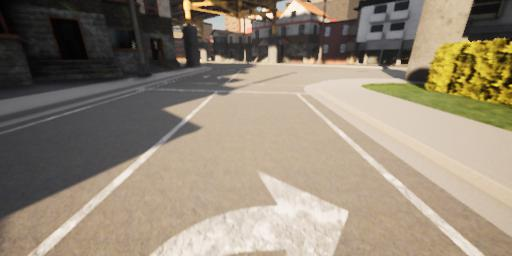
#> input picture v1/photos/lanes2.jpg, 512 x 256 px, found by its file name; its folder holds 4 pictures in this run
$ python pipeline_v2.py
#> lines starting #> are read from the running program, lines starting #| are printed output that depends on the picture; after the words box and inside, x2 and y2 are one past the last pixel; in counts of white or black regions, pixels touching at a corner belong together
import cv2 as cv
import matplotlib.pyplot as plt
import numpy as np

# PARAMETERS
VAL = 1
IMAGE_FILE_NAME = './v1/photos/lanes{}.jpg'.format(VAL)
IMAGE_DEST_NAME = './v1/results/lanes{}.png'.format(VAL)

BLUR_KERNEL_SIZE = 5

CANNY_EDGE_LOW_T = 50
CANNY_EDGE_HIGH_T = 200
SOBEL_L_THRESHOLD = 150

PERSPECTIVE_WARP_SRC=np.float32([(0.4,0.3),(0.6,0.3),(0.1,1),(1,1)])
PERSPECTIVE_WARP_DST=np.float32([(0,0), (1, 0), (0,1), (1,1)])

# UTILS
def get_image(file_name=IMAGE_FILE_NAME, show=False):
#> called with file_name = './v1/photos/lanes2.jpg', show = False
  image = cv.imread(file_name)
#> image is the input picture: shape (256, 512, 3); mean B, G, R 118, 135.3, 147.1
  image = cv.cvtColor(image, cv.COLOR_BGR2RGB)
  if show:
    plt.imshow(image)
    plt.show()
  return image

# PIPELINE
def get_grayscale(image, show=False):
  grayscale = cv.cvtColor(image, cv.COLOR_RGB2GRAY)
  if show:
    plt.imshow(grayscale, cmap='gray')
    plt.show()
  return grayscale

def get_blur(image, kernel=(BLUR_KERNEL_SIZE, BLUR_KERNEL_SIZE), show=False):
  blur = cv.GaussianBlur(image, kernel, 0)
  if show:
    plt.imshow(blur, cmap='gray')
    plt.show()
  return blur

def get_sobel(img, s_thresh=(100, 255), sx_thresh=(CANNY_EDGE_LOW_T, CANNY_EDGE_HIGH_T), l_thresh=SOBEL_L_THRESHOLD, show=False):
    # Convert to HLS color space and separate the V channel
    hls = cv.cvtColor(img, cv.COLOR_BGR2HLS).astype(float)
    l_channel = hls[:,:,1]
    s_channel = hls[:,:,2]
    h_channel = hls[:,:,0]

    # increase contrast
    min_l = l_thresh
    if min_l is not None: l_channel = np.clip(l_channel, None, min_l)
    # plt.imshow(l_channel, cmap='gray')
    # plt.show()

    # Sobel x
    sobelx = cv.Sobel(l_channel, cv.CV_64F, 1, 1) # Take the derivative in x
    abs_sobelx = np.absolute(sobelx) # Absolute x derivative to accentuate lines away from horizontal
    scaled_sobel = np.uint8(255 * abs_sobelx / np.max(abs_sobelx))

    # Threshold x gradient
    sxbinary = np.zeros_like(scaled_sobel)
    sxbinary[(scaled_sobel >= sx_thresh[0]) & (scaled_sobel <= sx_thresh[1])] = 1

    # Threshold color channel
    s_binary = np.zeros_like(s_channel)
    s_binary[(s_channel >= s_thresh[0]) & (s_channel <= s_thresh[1])] = 1

    combined_binary = np.zeros_like(sxbinary)
    combined_binary[(s_binary == 1) | (sxbinary == 1)] = 1

    if show:
      plt.imshow(combined_binary, cmap='gray')
      plt.show()
    return combined_binary

def get_hist(img):
    hist = np.sum(img[img.shape[0]//2:,:], axis=0)
    return hist

def sliding_window(img, nwindows=9, margin=150, minpix = 1, draw_windows=True):
    left_a, left_b, left_c = [],[],[]
    right_a, right_b, right_c = [],[],[]

    left_fit_= np.empty(3)
    right_fit_ = np.empty(3)
    out_img = np.dstack((img, img, img))*255

    histogram = get_hist(img)
    # find peaks of left and right halves
    midpoint = int(histogram.shape[0]/2)
    leftx_base = np.argmax(histogram[:midpoint])
    rightx_base = np.argmax(histogram[midpoint:]) + midpoint


    # Set height of windows
    window_height = int(img.shape[0]/nwindows)
    # Identify the x and y positions of all nonzero pixels in the image
    nonzero = img.nonzero()
    nonzeroy = np.array(nonzero[0])
    nonzerox = np.array(nonzero[1])
    # Current positions to be updated for each window
    leftx_current = leftx_base
    rightx_current = rightx_base


    # Create empty lists to receive left and right lane pixel indices
    left_lane_inds = []
    right_lane_inds = []

    # Step through the windows one by one
    for window in range(nwindows):
        # Identify window boundaries in x and y (and right and left)
        win_y_low = img.shape[0] - (window+1)*window_height
        win_y_high = img.shape[0] - window*window_height
        win_xleft_low = leftx_current - margin
        win_xleft_high = leftx_current + margin
        win_xright_low = rightx_current - margin
        win_xright_high = rightx_current + margin
        # Draw the windows on the visualization image
        if draw_windows == True:
            cv.rectangle(out_img,(win_xleft_low,win_y_low),(win_xleft_high,win_y_high),
            (100,255,255), 3)
            cv.rectangle(out_img,(win_xright_low,win_y_low),(win_xright_high,win_y_high),
            (100,255,255), 3)
        # Identify the nonzero pixels in x and y within the window
        good_left_inds = ((nonzeroy >= win_y_low) & (nonzeroy < win_y_high) &
        (nonzerox >= win_xleft_low) &  (nonzerox < win_xleft_high)).nonzero()[0]
        good_right_inds = ((nonzeroy >= win_y_low) & (nonzeroy < win_y_high) &
        (nonzerox >= win_xright_low) &  (nonzerox < win_xright_high)).nonzero()[0]
        # Append these indices to the lists
        left_lane_inds.append(good_left_inds)
        right_lane_inds.append(good_right_inds)
        # If you found > minpix pixels, recenter next window on their mean position
        if len(good_left_inds) > minpix:
            leftx_current = int(np.mean(nonzerox[good_left_inds]))
        if len(good_right_inds) > minpix:
            rightx_current = int(np.mean(nonzerox[good_right_inds]))

    # Concatenate the arrays of indices
    left_lane_inds = np.concatenate(left_lane_inds)
    right_lane_inds = np.concatenate(right_lane_inds)

    # Extract left and right line pixel positions
    leftx = nonzerox[left_lane_inds]
    lefty = nonzeroy[left_lane_inds]
    rightx = nonzerox[right_lane_inds]
    righty = nonzeroy[right_lane_inds]

    # Fit a second order polynomial to each
    left_fit = np.polyfit(lefty, leftx, 2)
    right_fit = np.polyfit(righty, rightx, 2)

    left_a.append(left_fit[0])
    left_b.append(left_fit[1])
    left_c.append(left_fit[2])

    right_a.append(right_fit[0])
    right_b.append(right_fit[1])
    right_c.append(right_fit[2])

    left_fit_[0] = np.mean(left_a[-10:])
    left_fit_[1] = np.mean(left_b[-10:])
    left_fit_[2] = np.mean(left_c[-10:])

    right_fit_[0] = np.mean(right_a[-10:])
    right_fit_[1] = np.mean(right_b[-10:])
    right_fit_[2] = np.mean(right_c[-10:])

    # Generate x and y values for plotting
    ploty = np.linspace(0, img.shape[0]-1, img.shape[0] )
    left_fitx = left_fit_[0]*ploty**2 + left_fit_[1]*ploty + left_fit_[2]
    right_fitx = right_fit_[0]*ploty**2 + right_fit_[1]*ploty + right_fit_[2]

    out_img[nonzeroy[left_lane_inds], nonzerox[left_lane_inds]] = [255, 0, 100]
    out_img[nonzeroy[right_lane_inds], nonzerox[right_lane_inds]] = [0, 100, 255]

    return out_img, (left_fitx, right_fitx), (left_fit_, right_fit_), ploty

def draw_lanes(img, left_fit, right_fit):
    ploty = np.linspace(0, img.shape[0]-1, img.shape[0])
    color_img = np.zeros_like(img)

    left = np.array([np.transpose(np.vstack([left_fit, ploty]))])
    right = np.array([np.flipud(np.transpose(np.vstack([right_fit, ploty])))])
    points = np.hstack((left, right))

    cv.fillPoly(color_img, np.int_(points), (0,200,255))
    inv_perspective = perspective_warp(color_img, PERSPECTIVE_WARP_DST, PERSPECTIVE_WARP_SRC)
    inv_perspective = cv.addWeighted(img, 1, inv_perspective, 0.7, 0)
    return inv_perspective

def perspective_warp(img, src, dst, show=False):
    img_size = np.float32([(img.shape[1], img.shape[0])])
    src = src * img_size
    dst_size = (img.shape[1], img.shape[0])
    # For destination points, I'm arbitrarily choosing some points to be
    # a nice fit for displaying our warped result
    # again, not exact, but close enough for our purposes
    dst = dst * np.float32(dst_size)
    # Given src and dst points, calculate the perspective transform matrix
    M = cv.getPerspectiveTransform(src, dst)
    # Warp the image using OpenCV warpPerspective()
    warped = cv.warpPerspective(img, M, dst_size)

    if show:
      plt.imshow(warped, cmap='gray')
      plt.show()
    return warped

# MAIN

def main_sobel(vals=range(1, 10)):
  fig = plt.figure()
  SOBEL_VALS = [100, 125, 150, 200, None]
  fig_shape = (1+len(SOBEL_VALS), len(vals))
  fig_title = 'Sobel L Thresholds: 100, 125, 150, 200, None        Canny Thresh: ({}, {})'.format(
    CANNY_EDGE_LOW_T,
    CANNY_EDGE_HIGH_T)
  fig.suptitle(fig_title)

  for idx, i in enumerate(vals):
    img_title = './v1/photos/lanes{}.jpg'.format(i)
    print("Processing {}".format(img_title))

    image = get_image(img_title)
    ax = plt.subplot2grid(fig_shape, (0, idx))
    ax.imshow(image)
    plt.axis('off')

    # grayscale = get_grayscale(image)
    # blur = get_blur(grayscale)
    for idx2, st in enumerate(SOBEL_VALS):
      edges = get_sobel(image, l_thresh=st)
      warped = perspective_warp(edges, PERSPECTIVE_WARP_SRC, PERSPECTIVE_WARP_DST)
      try:
        out_img, curves, lanes, ploty = sliding_window(warped)
        img_ = draw_lanes(image, curves[0], curves[1])
        ax = plt.subplot2grid(fig_shape, (idx2+1, idx))
        ax.imshow(img_, cmap='hsv')
        plt.axis('off')
      except:
        print('\tError')
#> this loop made 5 passes
#> pass 1, in get_sobel, `hls = cv.cvtColor(img, cv.COLOR_BGR2HLS).astype(float)`:
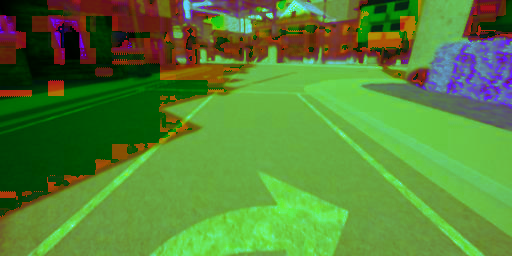
#> hls: shape (256, 512, 3) float64; mean R, G, B 85.2, 132.7, 53.9
#> pass 1, in get_sobel, `l_channel = hls[:,:,1]`:
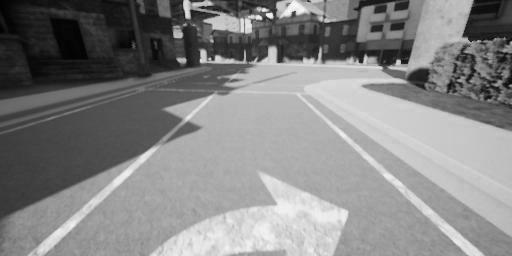
#> l_channel: shape (256, 512) float64; min 0, max 253, mean 132.7
#> pass 1, in get_sobel, `s_channel = hls[:,:,2]`:
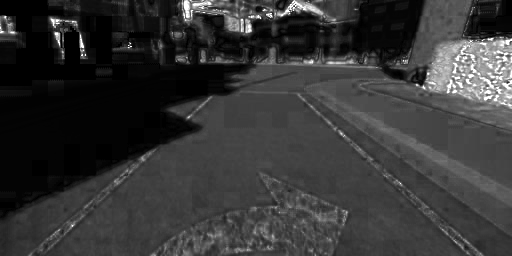
#> s_channel: shape (256, 512) float64; min 0, max 255, mean 53.9
#> pass 1, in get_sobel, `h_channel = hls[:,:,0]`:
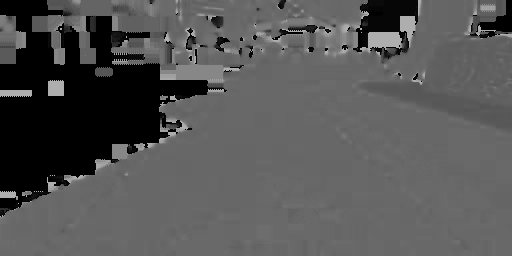
#> h_channel: shape (256, 512) float64; min 0, max 176, mean 85.2
#> after the loop:
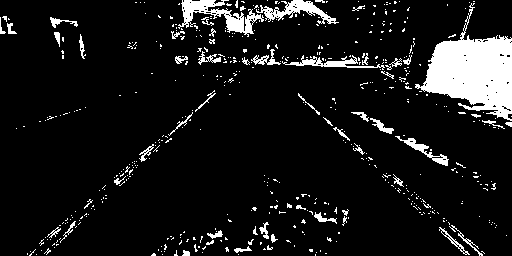
#> edges: shape (256, 512); values 0 (black) and 1 (white), 9.4% white; 518 white regions (464 under 20 px), largest, box (x1, y1, x2, y2) and area: (415, 3, 512, 121) 5454, (178, 0, 264, 37) 1130, (256, 0, 339, 24) 704
#> after the loop:
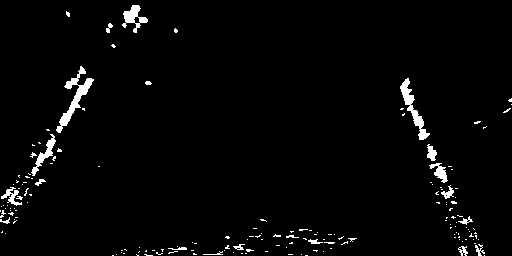
#> warped: shape (256, 512); values 0 (black) and 1 (white), 2.5% white; 167 white regions (146 under 20 px), largest, box (x1, y1, x2, y2) and area: (56, 66, 94, 133) 600, (400, 78, 430, 140) 474, (122, 5, 148, 33) 307
#> pass 2 of the loop in main_sobel, `for idx, i in enumerate(vals):`:
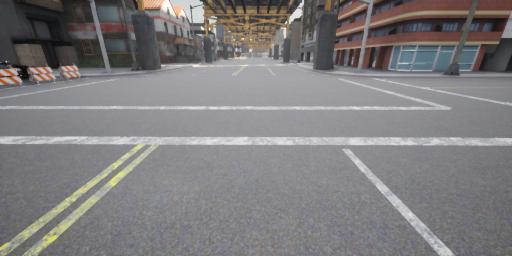
#> input picture v1/photos/lanes3.jpg, 512 x 256 px, found by its file name
#> in get_image, image is the input picture: shape (256, 512, 3); mean B, G, R 126.6, 124.9, 127.4
#> the loop in main_sobel, `for idx2, st in enumerate(SOBEL_VALS):` made 5 passes
#> pass 1, in get_sobel (call 6), `h_channel = hls[:,:,0]`:
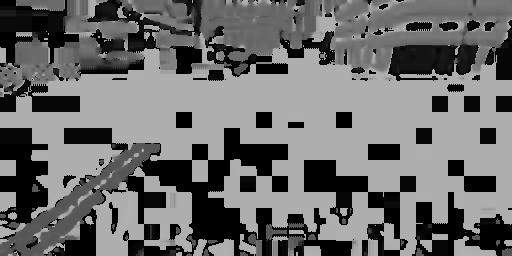
#> h_channel: shape (256, 512) float64; min 0, max 178, mean 107.7
#> after the loop in main_sobel, `for idx2, st in enumerate(SOBEL_VALS):`:
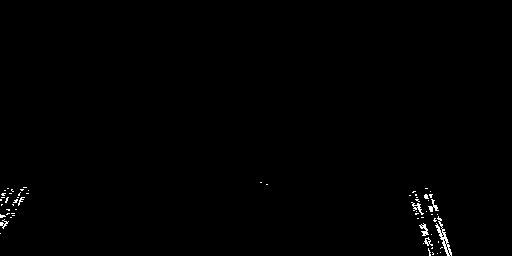
#> warped: shape (256, 512); values 0 (black) and 1 (white), 0.51% white in thin lines or dots, all inside (x1, y1, x2, y2) = (0, 182, 452, 256)
  plt.subplots_adjust(left=0,bottom=0,right=1,top=0.95,wspace=0,hspace=0)
  plt.show()

def main(vals):
  fig = plt.figure()
  fig_shape = (3, len(vals))
  # fig.suptitle('Sobel L Thresholds: 100, 125, 150, None')

  for idx, i in enumerate(vals):
    img_title = './v1/photos/lanes{}.jpg'.format(i)
    print("Processing {}".format(img_title))

    image = get_image(img_title)
    ax = plt.subplot2grid(fig_shape, (0, idx))
    ax.imshow(image)
    plt.axis('off')

    # grayscale = get_grayscale(image)
    # blur = get_blur(grayscale)
    edges = get_sobel(image)
    ax = plt.subplot2grid(fig_shape, (1, idx))
    ax.imshow(edges, cmap='gray')
    plt.axis('off')
    warped = perspective_warp(edges, PERSPECTIVE_WARP_SRC, PERSPECTIVE_WARP_DST)
    out_img, curves, lanes, ploty = sliding_window(warped)
    img_ = draw_lanes(image, curves[0], curves[1])
    ax = plt.subplot2grid(fig_shape, (2, idx))
    ax.imshow(img_, cmap='hsv')
    plt.axis('off')
  plt.subplots_adjust(left=0,bottom=0,right=1,top=0.95,wspace=0,hspace=0)
  plt.show()

if __name__ == "__main__":
#> (the run stopped early here; a loop or call above may not have finished)
